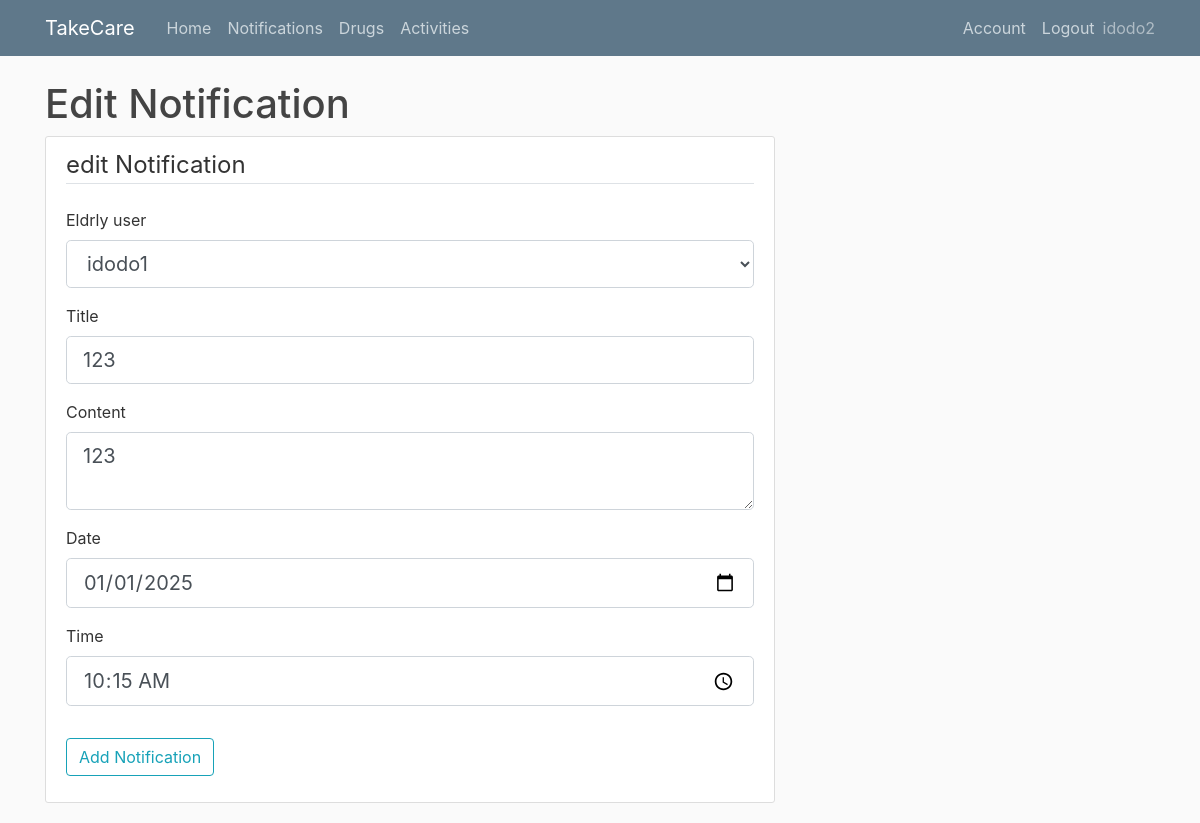
Before: /edit_notification/4 (signed in) with the older database file.
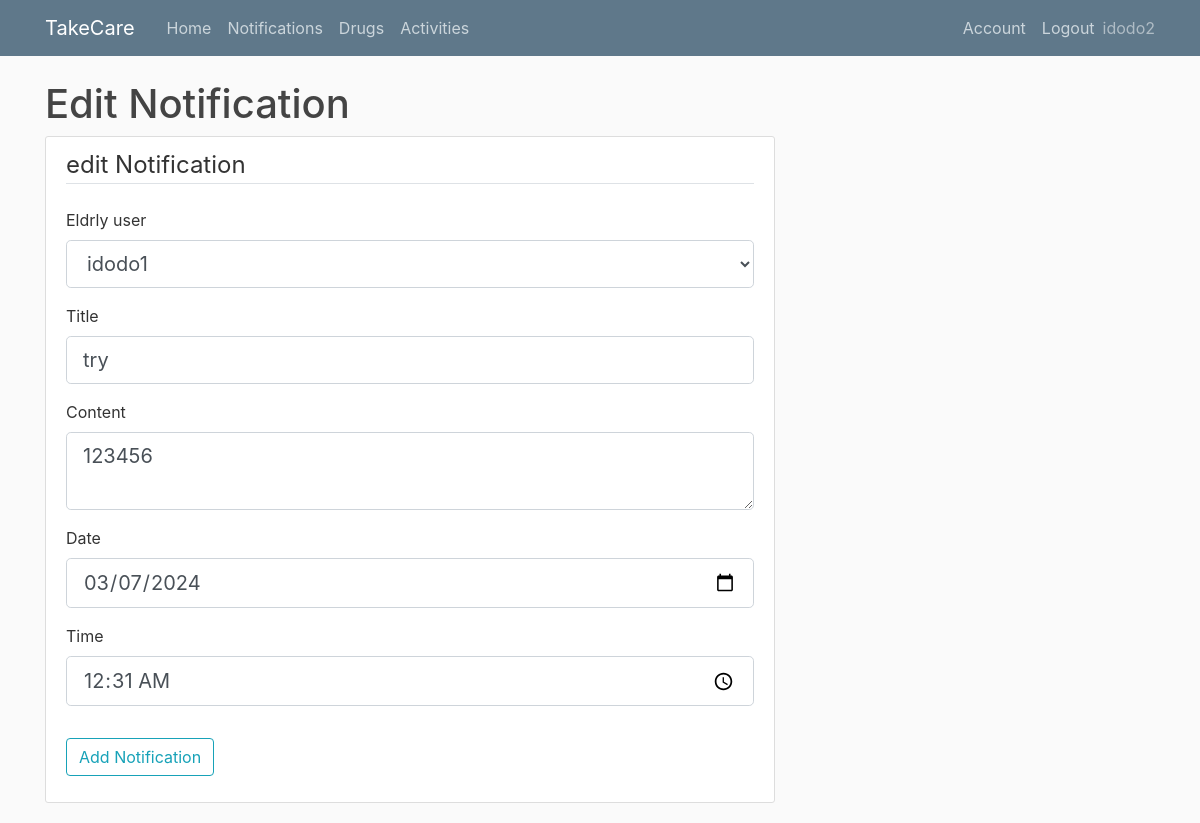
After: the same page with the newer database file.
### app/models.py (models this page shows, shortened)
class Notification(db.Model):
    id = db.Column(db.Integer, primary_key=True)
    title = db.Column(db.String(150),nullable=False)
    content = db.Column(db.Text,nullable=False)
    date = db.Column(db.Date,nullable=False)
    time = db.Column(db.Time,nullable=False)
    took = db.Column(db.Boolean, nullable=False)
    user_id = db.Column(db.Integer, db.ForeignKey('user.id'), nullable=False)
    elderly_user_id = db.Column(db.Integer, db.ForeignKey('elderlyuser.id'), nullable=False)

### app/routes.py (the view)
@app.route("/edit_notification/<int:notification_id>",methods=['GET','POST'])
@login_required
def edit_notification(notification_id):
    eldelys = Elderlyuser.query.filter_by(user_id=current_user.id)
    eldelys_list = [(i.id, i.username) for i in eldelys]
    form = AddNotificationForm()
    form.eldrly.choices = eldelys_list
    notification = Notification.query.get_or_404(notification_id)
    if notification.user_id != current_user.id:
        abort(403)
    if form.validate_on_submit():
        notification.title = form.title.data
        notification.content = form.content.data
        notification.date = form.date.data
        notification.time = form.time.data
        notification.elderly_user_id = form.eldrly.data
        db.session.commit()
        flash('Your Notification has been Updated !','success')
        return redirect(url_for('notification'))
    elif request.method == 'GET':
        form.title.data = notification.title
        form.content.data = notification.content
        form.date.data = notification.date
        form.time.data = notification.time
        form.eldrly.data = notification.elderly_user_id
    return render_template("edit_notification.html", title="edit Notification", notification=notification, form=form,eldelys_list=eldelys_list)

### app/forms.py (shortened to what this page needs)
class AddNotificationForm(FlaskForm):
    eldrly = SelectField('Eldrly user',coerce=str, validators=[DataRequired()])
    title = StringField('Title',validators=[DataRequired()])
    content = TextAreaField('Content',validators=[DataRequired()])
    date = DateField('Date',validators=[DataRequired()])
    time = TimeField('Time',validators=[DataRequired()])
    submit = SubmitField('Add Notification')

### app/models.py (called while the page is built)
@login_manager.user_loader
def load_user(user_id):
    return User.query.get(int(user_id))

### app/templates/edit_notification.html (shortened to what this page needs)
{% extends "layout.html" %}
{% block content %}
    <h1>Edit Notification</h1>
        <div class="content-section">
            <form method="post" action="">
                <fieldset class="form-group">
                    <legend class="border-bottom mb-4"> edit Notification</legend>
                    <div class="form-group">
                        {{ form.eldrly.label(class="form-control-label") }}
                        {{ form.eldrly(class="form-control form-control-lg") }}
                    </div>
                    <div class="form-group">
                        {{ form.title.label(class="form-control-label") }}
                        {% if form.title.errors %}
                            {{ form.title(class="form-control form-control-lg is-invalid")}}
                            <div class="is-invalid">
                                {% for error in form.title.errors %}
                                    <span>{{ error }}</span>
                                {% endfor %}
                            </div>
                        {% else %}
                            {{ form.title(class="form-control form-control-lg") }}
                        {% endif %}
                    </div>
                    <div class="form-group">
                    {{ form.content.label(class="form-control-label") }}
                        {% if form.content.errors %}
                            {{ form.content(class="form-control form-control-lg is-invalid")}}
                            <div class="is-invalid">
                                {% for error in form.content.errors %}
                                    <span>{{ error }}</span>
                                {% endfor %}
                            </div>
                        {% else %}
                            {{ form.content(class="form-control form-control-lg") }}
                        {% endif %}
                    </div>
                    <div class="form-group">
                    {{ form.date.label(class="form-control-label") }}
                        {% if form.date.errors %}
                            {{ form.date(class="form-control form-control-lg is-invalid")}}
                            <div class="is-invalid">
                                {% for error in form.date.errors %}
                                    <span>{{ error }}</span>
                                {% endfor %}
                            </div>
                        {% else %}
                            {{ form.date(class="form-control form-control-lg") }}
                        {% endif %}
                    </div>
                    <div class="form-group">
                        {{ form.time.label(class="form-control-label") }}
                            {% if form.time.errors %}
                                {{ form.time(class="form-control form-control-lg is-invalid")}}
                                <div class="is-invalid">
                                    {% for error in form.time.errors %}
                                        <span>{{ error }}</span>
                                    {% endfor %}
                                </div>
                            {% else %}
                                {{ form.time(class="form-control form-control-lg") }}
                            {% endif %}
                        </div>
                </fieldset>
                <div class="form-group">
                    {{ form.submit(class="btn btn-outline-info") }}
                </div>
            </form>
        </div>
    {% endblock content %}

Changed rows visible on the page:
changed Notification: title "123" → "try"; content "123" → "123456"; date "01/01/2025" → "03/07/2024"; time "10:15" → "00:31"
